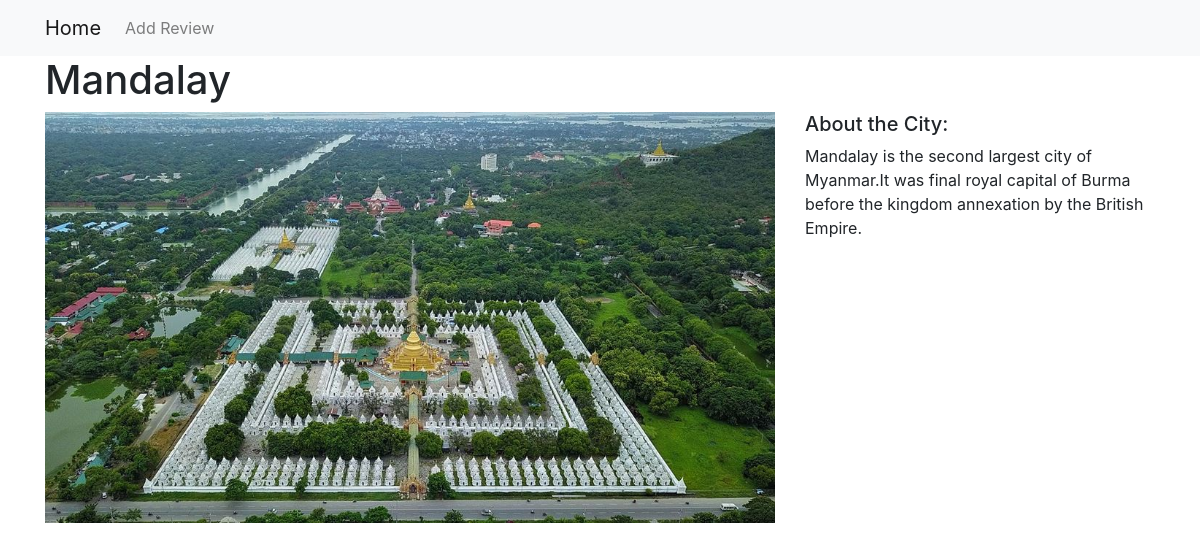
Page /reviews/2/ on the committed database.
### reviews/models.py (models this page shows, shortened)
class Place(models.Model):
    title = models.CharField(max_length=60)
    description = models.CharField(max_length=600)
    image = models.FilePathField(path="/images")

### reviews/views.py (the view)
# urls.py: path("<int:pk>/", views.place_detail, name="place_detail"),
def place_detail(request, pk):
    review = Place.objects.get(pk=pk)
    context = {
        'review': review
    }
    return render(request, 'place_detail.html', context)

### reviews/templates/place_detail.html (shortened to what this page needs)
{% extends "base.html" %}
{% load static %}
{% block page_content %}
<h1>{{ review.title }}</h1>
<div class="row">
    <div class="col-md-8">
        <img src="{% static review.image %}" alt="" width="100%">
    </div>
    <div class="col-md-4">
        <h5>About the City:</h5>
        <p>{{ review.description }}</p>
    </div>
</div>
{% endblock %}

### rows in the picture
Place: title "Mandalay", image (picture), description "Mandalay is the second largest city of Myanmar.It was final royal capital of Burma before the kingdom annexation by the British Empire."
